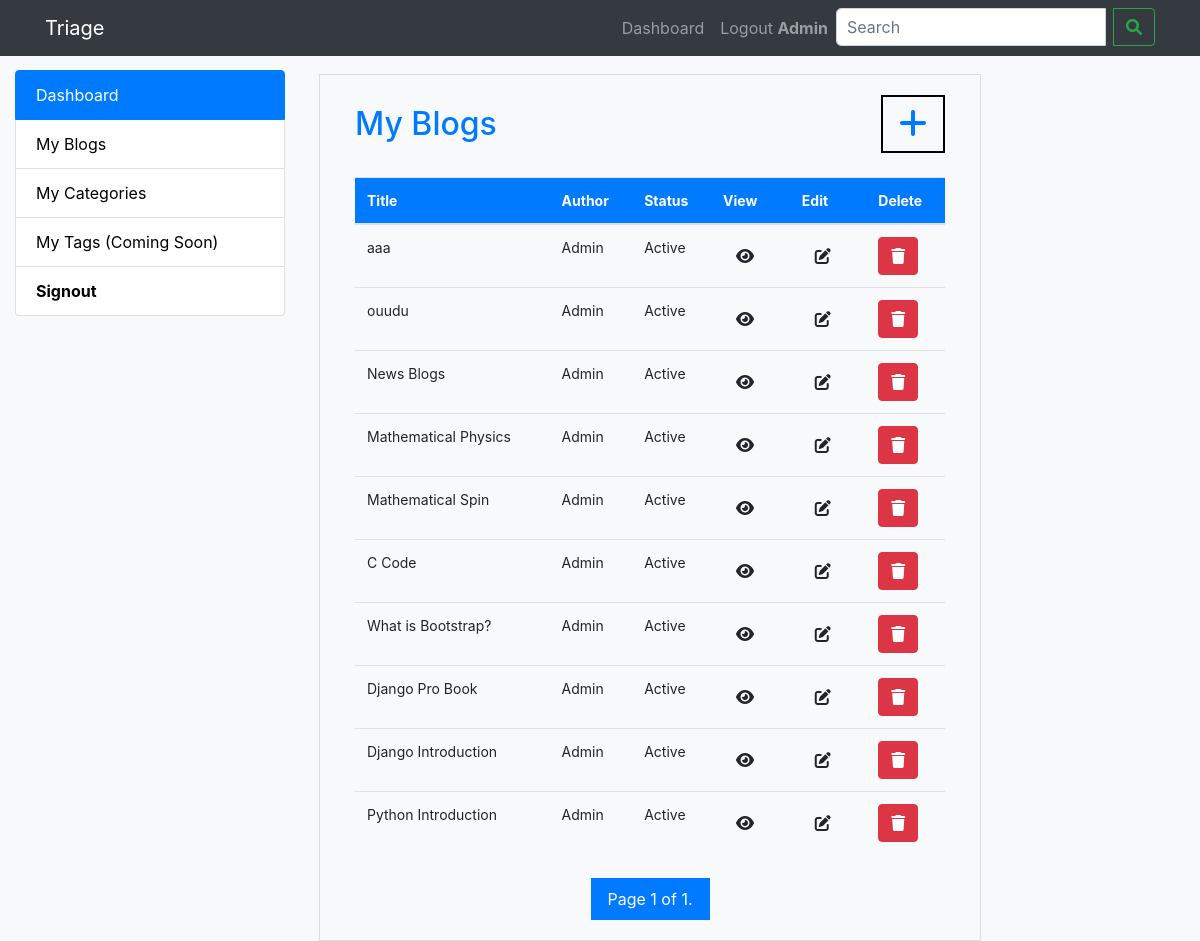
The app's page /myblogs/ (signed in), older data.
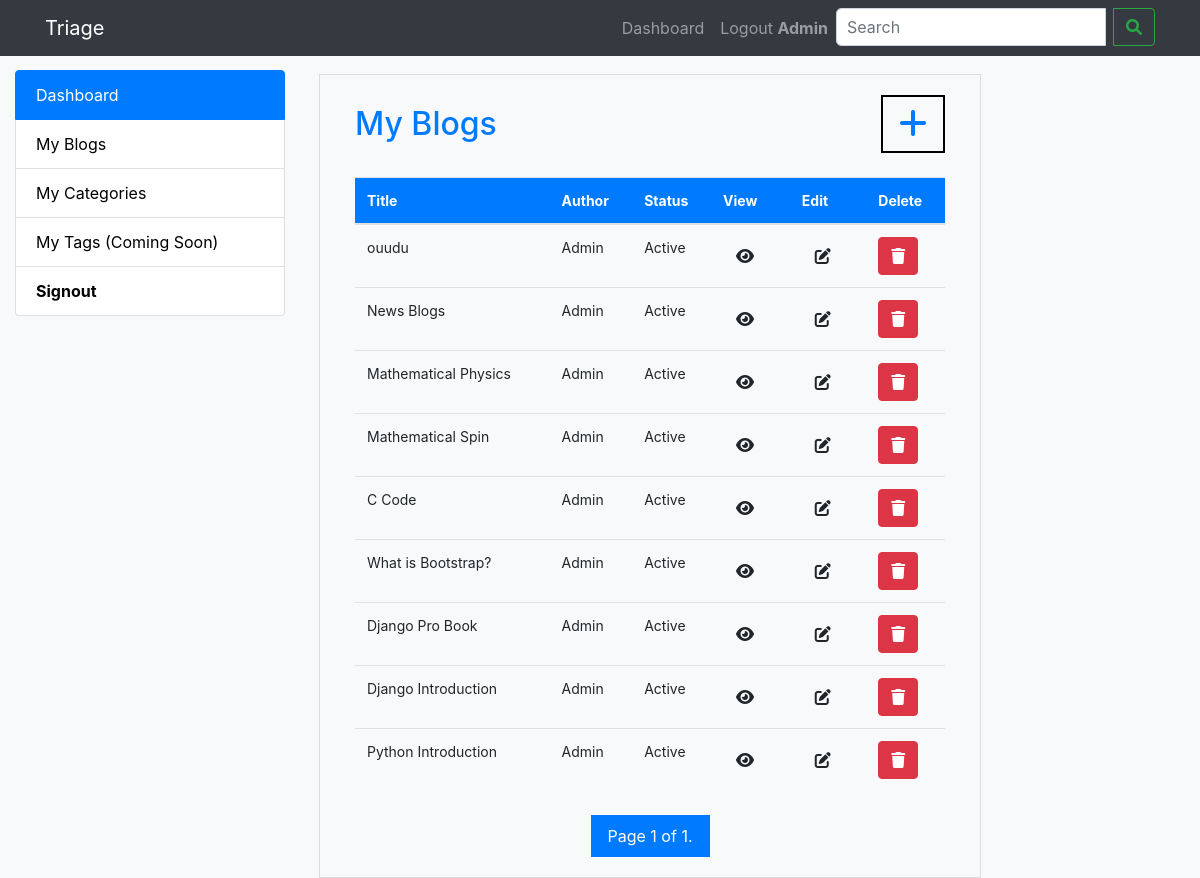
The same page, newer data.
### blog/models.py (models this page shows, shortened)
class Blog(models.Model):
    title = models.CharField(max_length=255)
    content = RichTextField(blank=True, null=True)
    category = models.ForeignKey(Category, on_delete=models.CASCADE)
    author = models.ForeignKey(User, on_delete=models.CASCADE)
    created_at = models.DateTimeField(auto_now_add=True)
    updated_at = models.DateTimeField(auto_now=True)
    image = models.ImageField(upload_to='shop/images', blank=True, null=True, default="")
    tags = models.ManyToManyField(to=Tag, blank=True)

### blog/views.py (the view)
# urls.py: path('myblogs/', views.my_blogs, name='my-blogs'),
def my_blogs(request):
    if request.user.is_authenticated:
        user = request.user
        blogs = Blog.objects.filter(author=user).order_by('-created_at')
        blogs_per_page = 10
        paginator = Paginator(blogs, blogs_per_page)
        page_number = request.GET.get('page')
        page_obj = paginator.get_page(page_number)
        context = {'page_obj': page_obj}
        return render(request, 'my_blogs.html', context)
    else:
        return redirect('login')

### templates/my_blogs.html (shortened to what this page needs)
{% extends 'dashboardbase.html' %}
{% load static %}
{% block content %}
<div class="table-container" id="table-own">
    <div class="container-fluid">
        <div class="row">
            <div class="col-md-12">
                <h2 class="mb-4 blue-text">My Blogs <a class="nav-link" href="/addblog/" id="add-blog-btn"><i class="fas fa-plus"></i></a></h2>
                <table class="table table-hover">
                  <thead class="p-3 mb-2 bg-primary text-white">
                    <tr>
                      <th scope="col">Title</th>
                      <th scope="col">Author</th>
                      <th scope="col">Status</th>
                      <th scope="col">View</th>
                      <th scope="col">Edit</th>
                      <th scope="col">Delete</th>
                    </tr>
                  </thead>
                  <tbody>
                    {% for blog in page_obj %}
                    <tr>
                      <td>{{ blog.title }}</td>
                      <td>{{ blog.author.username }}</td>
                      <td>Active</td>
                      <td>
                        <a href="/readmore/{{blog.id}}/" class="btn btn-light">
                          <i class="fas fa-eye"></i>
                        </a>
                      </td>
                      <td>
                        <a href="/editblog/{{blog.id}}/" class="btn btn-light">
                          <i class="fas fa-pen-to-square"></i>
                        </a>
                      </td>
                      <td>
                        <a href="/deleteblog/{{blog.id}}/" class="btn btn-danger">
                          <i class="fas fa-trash"></i>
                        </a>
                      </td>
                    </tr>
                    {% endfor %}
                  </tbody>
                </table>
                <div class="pagination mt-4">
                  <span class="step-links">
                    <span class="current">
                      Page {{ page_obj.number }} of {{ page_obj.paginator.num_pages }}.
                    </span>
                  </span>
                </div>
            </div>
        </div>
    </div>
</div>
{% endblock content %}

Row changes from the older to the newer data that the page shows:
removed Blog: title "aaa", author.username "Admin"
